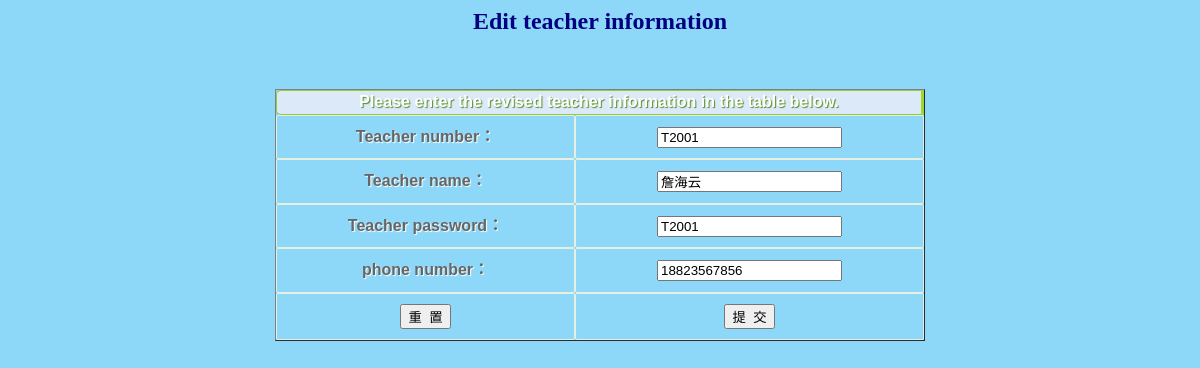
The page /admin_tea_upd/T2001 (signed in) on the database its author committed.
### tables this page shows
CREATE TABLE "teacher" (
	 "tno" varchar(20,0) NOT NULL,
	 "tname" varchar(20,0) NOT NULL,
	 "tphone" varchar(20,0) NOT NULL,
	PRIMARY KEY("tno")
);

CREATE TABLE "user" (
	 "username" varchar(20,0) NOT NULL,
	 "password" varchar(20,0) NOT NULL,
	 "role" varchar(20,0) NOT NULL,
	 "lasttime" text(20,0),
	PRIMARY KEY("username")
);

### StuManager.py (the view)
@app.route('/admin_tea_upd', methods=['POST', 'GET'])
@app.route('/admin_tea_upd/<tno>', methods=['POST', 'GET'])
def admin_tea_upd(tno=None):
    if not session.get('role') or session['role'] != 'admin':
        error = "You are not logged in or you are not an administrator"
        return render_template("login.html", error=error)
    if request.method != 'POST' and not tno:
        return render_template('admin_tea_upd.html')
    cursor = get_db()
    if not tno:
        tno = request.form['tno']
    result_set = cursor.execute("SELECT * FROM teacher WHERE tno=?", (tno,))
    data = result_set.fetchone()
    if data:
        password = cursor.execute("SELECT password FROM user WHERE username = ?", (tno,)).fetchone()[0]
        return render_template('admin_tea_updrs.html', data=data, tpassword=password)
    else:
        return fail_msg(content="The teacher does not exist", return_url="/admin_tea_upd")
    return render_template('admin_tea_upd.html')

### StuManager.py (called while the page is built)
def connect_db():
    conn = sqlite3.connect(app.config['DATABASE'])
    conn.row_factory = sqlite3.Row
    return conn

def get_db():
    if not hasattr(g, 'sqlite_db'):  # 未连接数据库
        g.sqlite_db = connect_db()
    return g.sqlite_db

### templates/admin_tea_updrs.html (shortened to what this page needs)
<!DOCTYPE HTML PUBLIC "-//W3C//DTD HTML 4.01 Transitional//EN">
<html>
  <head>
    <link rel="stylesheet" href="{{ url_for('static',filename='css/style.css') }}">
  </head>
  <body bgcolor="#8dd8f8">
     <div align="center"><font size="6" color="#000080" face="华文楷体"><b><font size="5">Edit teacher information<br><br><br></font>
</b></font></div>
     <form name="formupdate" action="{{ url_for('admin_tea_updrs') }}" method="post" onsubmit="return isValid(this);">
     <table class="table1" width="650" border="1" cellspacing="0" cellpadding="0" align="center">
     <tr><th height="25" colspan="2"><input type="hidden" name="action" value="update"/>Please enter the revised teacher information in the table below.</th></tr>
	<tr><td>Teacher number：</td><td><input type="text" name="tno" value="{{ data[0] }}" readonly/></td></tr>
	<tr><td>Teacher name：</td><td><input type="text" name="tname" value="{{ data[1] }}"/></td></tr>
	<tr><td>Teacher password：</td><td><input type="text" name="tpassword" value="{{ tpassword }}"/></td></tr>
  <tr><td>phone number：</td><td><input type="text" name="tphone" value="{{ data[2] }}" /></td></tr>
  <tr><td><input type="reset" value="重  置"/></td><td><input type="submit" value="提  交"/></td></tr>
      </table>
     </form>
  </body>
</html>

### static/css/style.css (style rules this page uses)
table.table1 { font-family: "Trebuchet MS", sans-serif; font-size: 16px; font-weight: bold; line-height: 1.4em; font-style: normal; border-collapse:separate; }
.table1 tbody th { color:#fff; text-shadow:1px 1px 1px #568F23; background-color:#dce9f9; border:1px solid #93CE37; border-right:3px solid #9ED929; padding:0px 10px; -moz-border-radius:5px 0px 0px 5px; -webkit-border-top-left-radius:5px; -webkit-border-bottom-left-radius:5px; border-top-left-radius:5px; border-bottom-left-radius:5px; }
.table1 tbody td { padding:10px; text-align:center; border: 1px solid #E7EFE0; -moz-border-radius:2px; -webkit-border-radius:2px; border-radius:2px; color:#666; text-shadow:1px 1px 1px #fff; }

### rows shown on the page
teacher: tno "T2001", tname "詹海云", tphone "18823567856"
user: tpassword "T2001"
